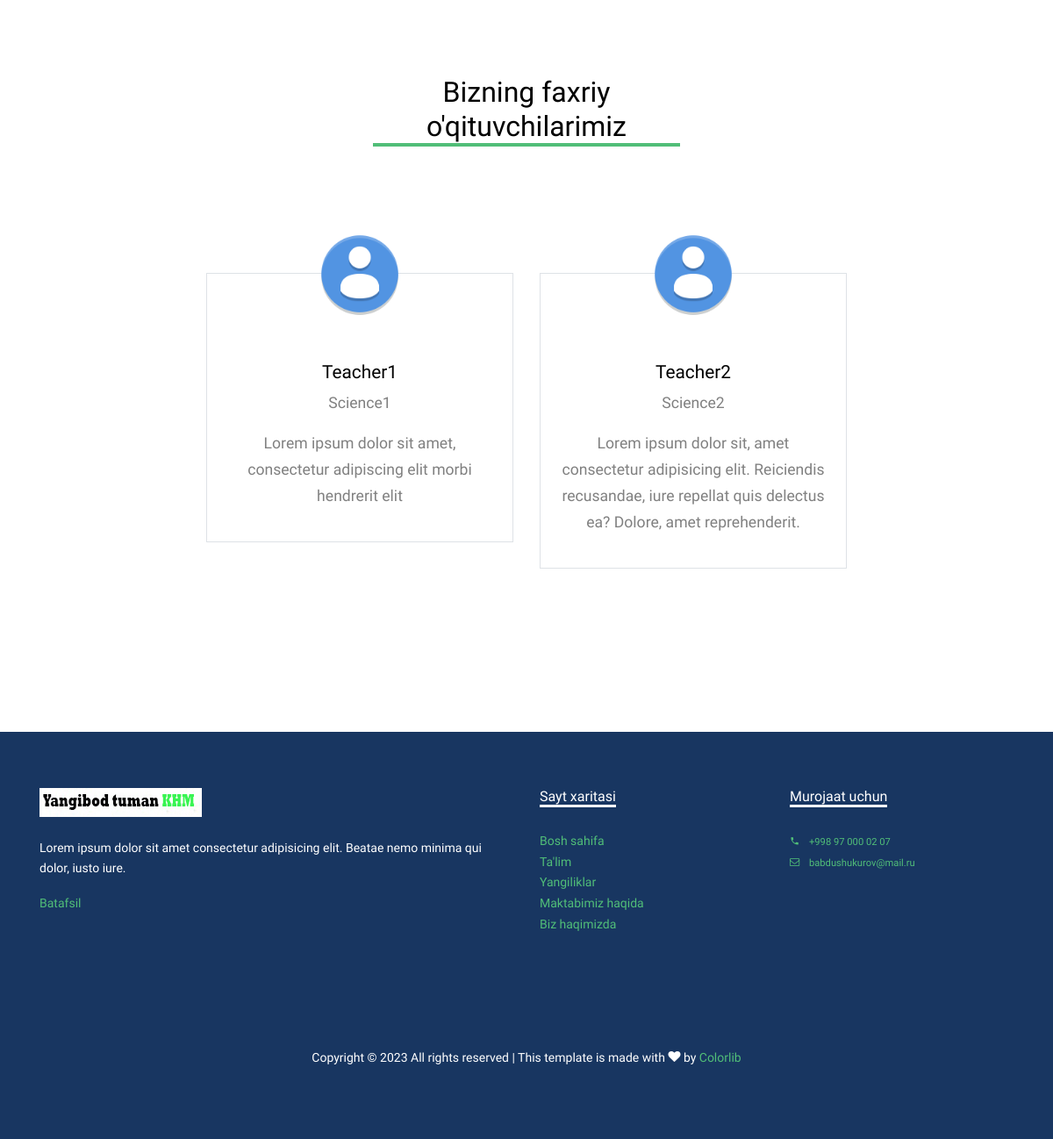
The app's page /about-school/ (lower part), older data.
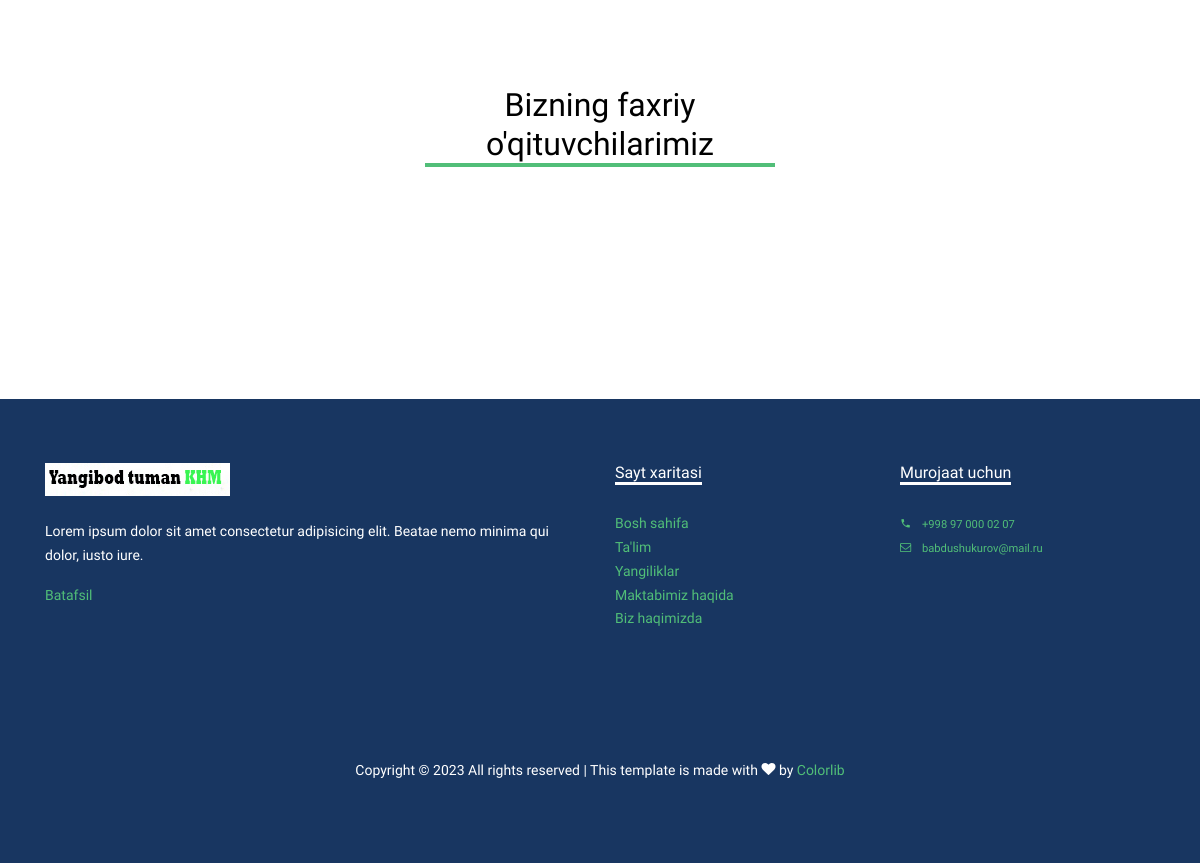
The same page, newer data.
### app_users/models.py (models this page shows, shortened)
class HonoraryTeachers(models.Model):
    name = models.CharField(max_length=100, unique=True)
    about = TextField(max_length=500)
    science = CharField(max_length=100)
    image = ImageField(upload_to=path_and_rename_teacher, verbose_name="Profile Picture", blank=True)

### app_users/views.py (the view)
# urls.py: path('about-school/', views.about_school_view, name='about_school'),
def about_school_view(request):
    teachers = HonoraryTeachers.objects.all()
    return render(request, 'app_users/about_school.html', {'teachers': teachers})

### app_users/templates/app_users/about_school.html (shortened to what this page needs)
{% extends 'base.html' %}
{% load static %}
{% block content %}
    <div class="site-section">
      <div class="container">
        <div class="row mb-5 justify-content-center text-center">
          <div class="col-lg-4 mb-5">
            <h2 class="section-title-underline mb-5">
              <span>Bizning faxriy o'qituvchilarimiz</span>
            </h2>
          </div>
        </div>
        <div class="row justify-content-center text-center">
        {% for teacher in teachers %}
          <div class="col-lg-4 col-md-6 mb-5 mb-lg-5">
            <div class="feature-1 border person text-center">
            {% if teacher.image %}
                <img src="{{teacher.image.url}}" alt="Image" class="img-fluid">
                {% else %}
                <img src="{% static 'images/user_avatar.png' %}" alt="Image" class="img-fluid">
                {% endif %}
              <div class="feature-1-content">
                <h2>{{teacher.name}}</h2>
                <span class="position mb-3 d-block">{{teacher.science}}</span>
                <p>{{teacher.about}}</p>
              </div>
            </div>
          </div>
          {% endfor %}
        </div>
      </div>
    </div>
{% endblock content %}

Row changes from the older to the newer data that the page shows:
removed HonoraryTeachers: name "Teacher1", science "Science1", about "Lorem ipsum dolor sit amet, consectetur adipiscing elit morbi hendrerit elit"
removed HonoraryTeachers: image (picture), name "Teacher2", science "Science2", about "Lorem ipsum dolor sit, amet consectetur adipisicing elit. Reiciendis recusandae, iure repellat quis delectus ea? Dolore, amet reprehenderit."
